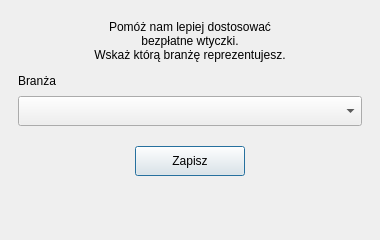
<?xml version="1.0" encoding="UTF-8"?>
<ui version="4.0">
 <class>Dialog</class>
 <widget class="QDialog" name="Dialog">
  <property name="geometry">
   <rect>
    <x>0</x>
    <y>0</y>
    <width>380</width>
    <height>240</height>
   </rect>
  </property>
  <property name="windowTitle">
   <string>Wybór branży</string>
  </property>
  <property name="styleSheet">
   <string notr="true">QLabel#label { font-size: 14px; }
QLabel#lbl_field { font-weight: 700; }
QLabel#lbl_logo { padding: 2px 6px; }
QComboBox { border-radius: 4px; padding: 3px 8px; min-height: 22px; }
QComboBox::drop-down { subcontrol-origin: padding; subcontrol-position: center right; width: 22px; border: none; }
QComboBox::down-arrow { image: url(${TemplateQssPrefix}:chevron_down.svg); width: 12px; height: 12px; }
QPushButton#pushButton { font-weight: 700; border: none; border-radius: 4px; padding: 5px 16px; }
QPushButton:focus, QComboBox:focus { outline: none; }

QDialog[theme="light"] { background: #ffffff; }
QDialog[theme="light"] QLabel { color: #23282a; }
QDialog[theme="light"] QLabel#label { color: #3b5a3e; }
QDialog[theme="light"] QFrame#footer_frame { background: #f6f8f6; border: none; border-top: 1px solid #d6ded6; }
QDialog[theme="light"] QComboBox { background: #ffffff; color: #23282a; border: 1px solid #b9c7ba; selection-background-color: #4c6e4f; selection-color: #ffffff; }
QDialog[theme="light"] QComboBox:focus, QDialog[theme="light"] QComboBox:on { border: 1px solid #4c6e4f; }
QDialog[theme="light"] QComboBox QAbstractItemView { background: #ffffff; color: #23282a; border: 1px solid #b9c7ba; selection-background-color: #4c6e4f; selection-color: #ffffff; }
QDialog[theme="light"] QPushButton#pushButton { background: #4c6e4f; color: #ffffff; }
QDialog[theme="light"] QPushButton#pushButton:hover { background: #5b8260; }
QDialog[theme="light"] QPushButton#pushButton:pressed { background: #3d5a40; }

QDialog[theme="dark"] { background: #2b2d2e; }
QDialog[theme="dark"] QLabel { color: #e6e9e7; }
QDialog[theme="dark"] QLabel#label { color: #a9cfac; }
QDialog[theme="dark"] QFrame#footer_frame { background: #303334; border: none; border-top: 1px solid #44494a; }
QDialog[theme="dark"] QComboBox { background: #1f2122; color: #e6e9e7; border: 1px solid #5a6162; selection-background-color: #5b8260; selection-color: #ffffff; }
QDialog[theme="dark"] QComboBox:focus, QDialog[theme="dark"] QComboBox:on { border: 1px solid #6f9c73; }
QDialog[theme="dark"] QComboBox QAbstractItemView { background: #1f2122; color: #e6e9e7; border: 1px solid #5a6162; selection-background-color: #5b8260; selection-color: #ffffff; }
QDialog[theme="dark"] QPushButton#pushButton { background: #5b8260; color: #ffffff; }
QDialog[theme="dark"] QPushButton#pushButton:hover { background: #6f9c73; }
QDialog[theme="dark"] QPushButton#pushButton:pressed { background: #4c6e4f; }</string>
  </property>
  <property name="theme" stdset="0">
   <string notr="true">light</string>
  </property>
  <layout class="QVBoxLayout" name="verticalLayout_root" stretch="1,0">
   <property name="spacing">
    <number>0</number>
   </property>
   <property name="leftMargin">
    <number>0</number>
   </property>
   <property name="topMargin">
    <number>0</number>
   </property>
   <property name="rightMargin">
    <number>0</number>
   </property>
   <property name="bottomMargin">
    <number>0</number>
   </property>
   <item>
    <layout class="QVBoxLayout" name="verticalLayout_body">
     <property name="spacing">
      <number>8</number>
     </property>
     <property name="leftMargin">
      <number>18</number>
     </property>
     <property name="topMargin">
      <number>20</number>
     </property>
     <property name="rightMargin">
      <number>18</number>
     </property>
     <property name="bottomMargin">
      <number>16</number>
     </property>
     <item>
      <widget class="QLabel" name="label">
       <property name="text">
        <string>&lt;html&gt;&lt;head/&gt;&lt;body&gt;&lt;p align=&quot;center&quot;&gt;Pomóż nam lepiej dostosować&lt;br/&gt;bezpłatne wtyczki.&lt;br/&gt;Wskaż którą branżę reprezentujesz.&lt;/p&gt;&lt;/body&gt;&lt;/html&gt;</string>
       </property>
       <property name="wordWrap">
        <bool>true</bool>
       </property>
      </widget>
     </item>
     <item>
      <spacer name="verticalSpacer_body">
       <property name="orientation">
        <enum>Qt::Vertical</enum>
       </property>
       <property name="sizeType">
        <enum>QSizePolicy::Fixed</enum>
       </property>
       <property name="sizeHint" stdset="0">
        <size>
         <width>10</width>
         <height>4</height>
        </size>
       </property>
      </spacer>
     </item>
     <item>
      <widget class="QLabel" name="lbl_field">
       <property name="text">
        <string>Branża</string>
       </property>
      </widget>
     </item>
     <item>
      <widget class="QComboBox" name="comboBox">
       <property name="minimumSize">
        <size>
         <width>0</width>
         <height>30</height>
        </size>
       </property>
       <property name="maxVisibleItems">
        <number>17</number>
       </property>
       <property name="editable">
        <bool>false</bool>
       </property>
      </widget>
     </item>
     <item>
      <spacer name="verticalSpacer_bottom">
       <property name="orientation">
        <enum>Qt::Vertical</enum>
       </property>
       <property name="sizeHint" stdset="0">
        <size>
         <width>10</width>
         <height>10</height>
        </size>
       </property>
      </spacer>
     </item>
     <item>
      <layout class="QHBoxLayout" name="horizontalLayout_buttons">
       <item>
        <spacer name="horizontalSpacer_buttons">
         <property name="orientation">
          <enum>Qt::Horizontal</enum>
         </property>
         <property name="sizeHint" stdset="0">
          <size>
           <width>40</width>
           <height>10</height>
          </size>
         </property>
        </spacer>
       </item>
       <item>
        <widget class="QPushButton" name="pushButton">
         <property name="minimumSize">
          <size>
           <width>110</width>
           <height>30</height>
          </size>
         </property>
         <property name="cursor">
          <cursorShape>PointingHandCursor</cursorShape>
         </property>
         <property name="text">
          <string>Zapisz</string>
         </property>
         <property name="default">
          <bool>true</bool>
         </property>
        </widget>
       </item>
       <item>
        <spacer name="horizontalSpacer_buttons_right">
         <property name="orientation">
          <enum>Qt::Horizontal</enum>
         </property>
         <property name="sizeHint" stdset="0">
          <size>
           <width>40</width>
           <height>10</height>
          </size>
         </property>
        </spacer>
       </item>
      </layout>
     </item>
    </layout>
   </item>
   <item>
    <widget class="QFrame" name="footer_frame">
     <layout class="QHBoxLayout" name="horizontalLayout_footer">
      <property name="leftMargin">
       <number>12</number>
      </property>
      <property name="topMargin">
       <number>6</number>
      </property>
      <property name="rightMargin">
       <number>12</number>
      </property>
      <property name="bottomMargin">
       <number>6</number>
      </property>
      <item>
       <widget class="QLabel" name="lbl_logo">
        <property name="minimumSize">
         <size>
          <width>160</width>
          <height>36</height>
         </size>
        </property>
        <property name="alignment">
         <set>Qt::AlignCenter</set>
        </property>
       </widget>
      </item>
     </layout>
    </widget>
   </item>
  </layout>
 </widget>
 <tabstops>
  <tabstop>comboBox</tabstop>
  <tabstop>pushButton</tabstop>
 </tabstops>
 <resources/>
 <connections/>
</ui>
